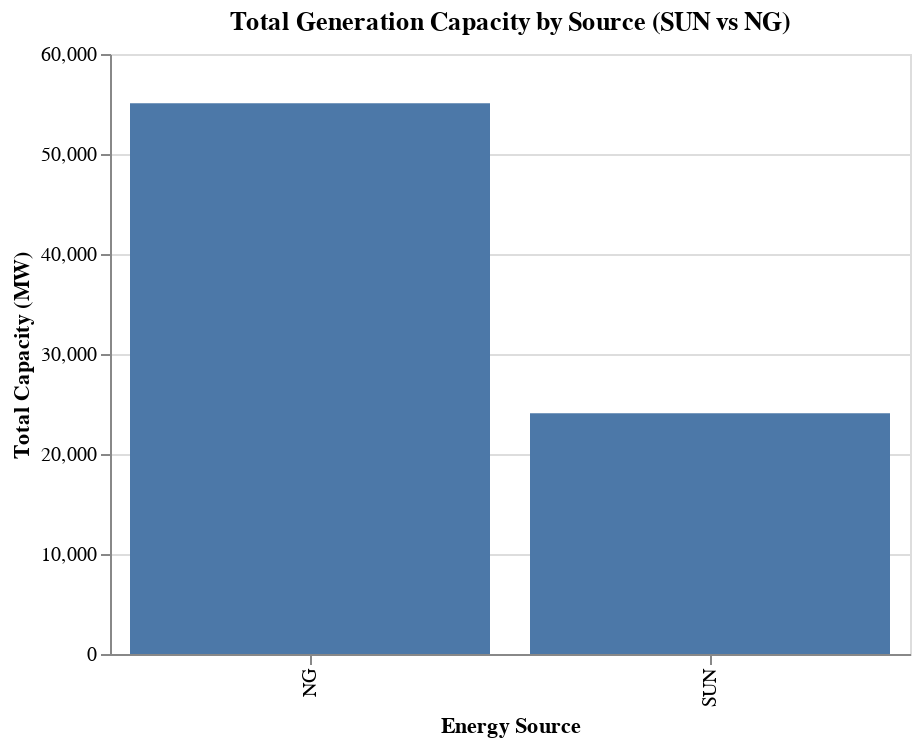

The notebook cell this image was saved under:
### Markdown cell above
<div style="background-color:#007acc; height:40px; margin-top:30px; margin-bottom:10px; border-radius:5px;">
  <h2 style="color:white; padding:8px 15px; margin:0;">📊 4) Enter the difference in MW capacity between solar and natural gas plants. </h2>
</div>

### Code cell
import pandas as pd
import altair as alt
import ipywidgets as widgets
import time
from IPython.display import display, clear_output

def start_capacity_comparison_task():
    global difference_input
    clear_output()
    print("⚡ Task: Estimate the MW difference in total capacity between solar and natural gas plants.")
    print("Use the chart below and enter your best guess for: (solar MW) - (natural gas MW)")

    # Aggregate capacity by primary energy source
    df['Capacity_Latest'] = pd.to_numeric(df['Capacity_Latest'], errors='coerce')
    source_totals = df.groupby('PriEnergySource')['Capacity_Latest'].sum().reset_index()
    filtered_sources = source_totals[source_totals['PriEnergySource'].isin(['SUN', 'NG'])]

    # Display chart
    chart = alt.Chart(filtered_sources).mark_bar().encode(
        x=alt.X('PriEnergySource:N', title='Energy Source'),
        y=alt.Y('Capacity_Latest:Q', title='Total Capacity (MW)'),
        tooltip=['PriEnergySource', 'Capacity_Latest']
    ).properties(
        title='Total Generation Capacity by Source (SUN vs NG)',
        width=400,
        height=300
    )
    display(chart)

    # Input and submission
    difference_input = widgets.BoundedFloatText(
        value=0,
        min=-10000,
        max=10000,
        step=10,
        description='MW Difference:',
        style={'description_width': 'initial'}
    )

    submit_button = widgets.Button(description="Submit Answer")
    submission_output = widgets.Output()

    def on_submit(b):
        user_guess = difference_input.value
        actual_diff = filtered_sources.loc[filtered_sources['PriEnergySource'] == 'SUN', 'Capacity_Latest'].values[0] - \
                      filtered_sources.loc[filtered_sources['PriEnergySource'] == 'NG', 'Capacity_Latest'].values[0]

        responses.append({
            'question': 'Q: What is the MW capacity difference between solar and natural gas?',
            'user_answer': user_guess,
            'actual_difference': round(actual_diff),
            'is_close': abs(user_guess - actual_diff) < 500  # Optional threshold
        })

        with submission_output:
            clear_output()
            display(widgets.HTML(
                f"<b>✅ Answer recorded.</b><br>"
                #f"Actual Difference: {round(actual_diff)} MW<br>"
                f"You may proceed to the next task."
            ))

    submit_button.on_click(on_submit)
    display(widgets.VBox([difference_input, submit_button, submission_output]))


# 🚀 Launch the task
start_capacity_comparison_task()

### Figure 1 — Vega-Lite specification as saved in the notebook (floating-point values rounded to 4 significant figures)
{"config": {"view": {"continuousWidth": 300, "continuousHeight": 300}}, "data": {"name": "data-d415cbaaa97789db5f39c65653bb30c1"}, "mark": {"type": "bar"}, "encoding": {"tooltip": [{"field": "PriEnergySource", "type": "nominal"}, {"field": "Capacity_Latest", "type": "quantitative"}], "x": {"field": "PriEnergySource", "title": "Energy Source", "type": "nominal"}, "y": {"field": "Capacity_Latest", "title": "Total Capacity (MW)", "type": "quantitative"}}, "height": 300, "title": "Total Generation Capacity by Source (SUN vs NG)", "width": 400, "$schema": "https://vega.github.io/schema/vega-lite/v5.20.1.json", "datasets": {"data-d415cbaaa97789db5f39c65653bb30c1": [{"PriEnergySource": "NG", "Capacity_Latest": 55070.0}, {"PriEnergySource": "SUN", "Capacity_Latest": 24060.0}]}}
